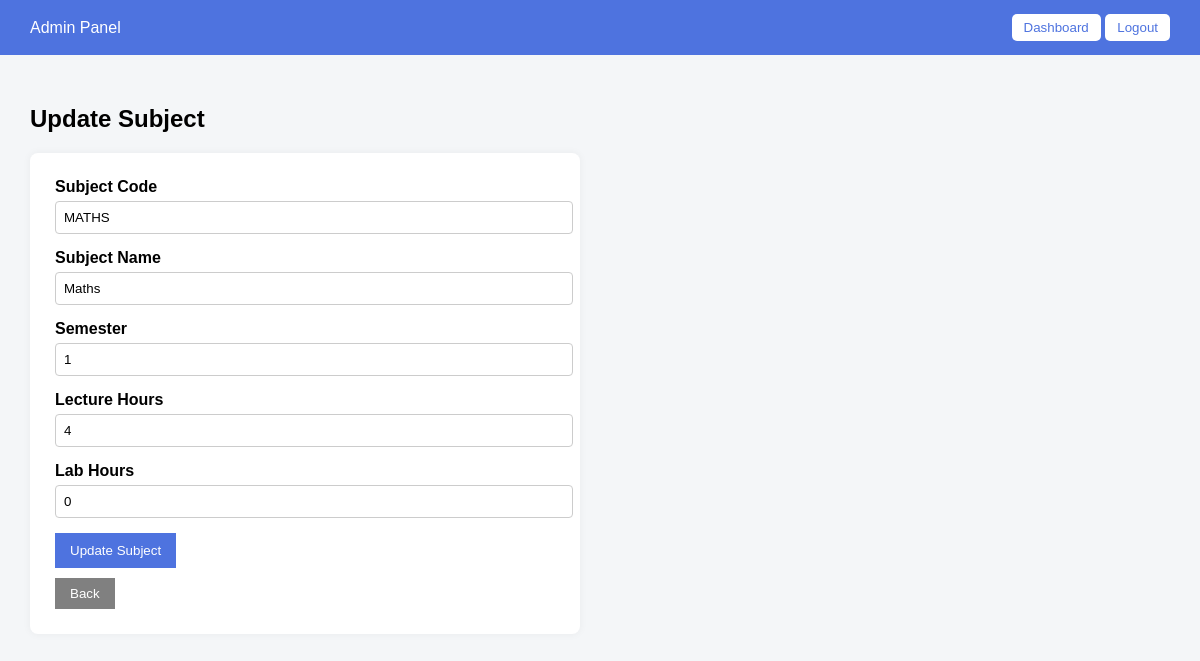
The app's page /admin_hm/manage-users/update-subject/1/ (signed in) with its own data.
### generator/models.py (models this page shows, shortened)
class Subject(models.Model):
    subject_code = models.CharField(max_length=20, unique=True)
    subject_name = models.CharField(max_length=100)
    semester = models.IntegerField()
    lecture_hours = models.IntegerField()
    lab_hours = models.IntegerField(default=0)

### generator/views.py (the view, shortened to what this page needs)
# urls.py: path("admin_hm/manage-users/update-subject/<int:subject_id>/", views.update_subject, name="update_subject"),
@login_required
def update_subject(request, subject_id):
    subject = get_object_or_404(Subject, id=subject_id)
    return render(request, "generator/admin/update_subject.html", {"subject": subject})

### generator/templates/generator/admin/update_subject.html (shortened to what this page needs)
<!doctype html>
<html>
<head>
</head>
<body>
<nav class="navbar">
  <div>Admin Panel</div>
  <div class="nav-right">
    <a href="{% url 'admin_home' %}"><button>Dashboard</button></a>
    <a href="{% url 'login' %}"><button>Logout</button></a>
  </div>
</nav>
<div class="main-container">
  <h2>Update Subject</h2>
  <div class="form-card">
    <form method="post">
      <div class="form-group">
        <label>Subject Code</label>
        <input type="text" name="subject_code"
               value="{{ subject.subject_code }}" required>
      </div>
      <div class="form-group">
        <label>Subject Name</label>
        <input type="text" name="subject_name"
               value="{{ subject.subject_name }}" required>
      </div>
      <div class="form-group">
        <label>Semester</label>
        <input type="number" name="semester"
               value="{{ subject.semester }}" required>
      </div>
      <div class="form-group">
        <label>Lecture Hours</label>
        <input type="number" name="lecture_hours"
               value="{{ subject.lecture_hours }}" required>
      </div>
      <div class="form-group">
        <label>Lab Hours</label>
        <input type="number" name="lab_hours"
               value="{{ subject.lab_hours }}">
      </div>
      <button type="submit" class="btn-primary">Update Subject</button>
    </form>
    <a href="{% url 'manage_subjects' %}">
      <button class="btn-secondary">Back</button>
    </a>
  </div>
</div>
</body>
</html>

### generator/templates/generator/admin/update_subject.html (style rules this page uses)
body { margin: 0; font-family: Arial, sans-serif; background: #f4f6f8; }
.navbar { background: #4e73df; color: white; padding: 14px 30px; display: flex; justify-content: space-between; align-items: center; }
.nav-right button { background: white; color: #4e73df; border: none; padding: 6px 12px; border-radius: 5px; cursor: pointer; }
.main-container { padding: 30px; }
.form-card { background: white; padding: 25px; border-radius: 8px; max-width: 500px; box-shadow: 0 0 8px rgba(0, 0, 0, 0.05); }
.form-group { margin-bottom: 15px; }
label { font-weight: bold; display: block; margin-bottom: 5px; }
input { width: 100%; padding: 8px; border-radius: 4px; border: 1px solid #ccc; }
.btn-primary { background: #4e73df; color: white; border: none; padding: 10px 15px; cursor: pointer; }
.btn-secondary { background: gray; color: white; border: none; padding: 8px 15px; margin-top: 10px; cursor: pointer; }

### records on screen
Subject: subject_code "MATHS", subject_name "Maths", semester "1", lecture_hours "4", lab_hours "0"
